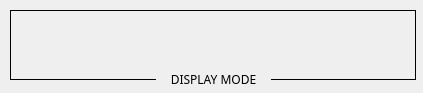
<?xml version="1.0" encoding="UTF-8"?>
<ui version="4.0">
 <class>zone_displayMode</class>
 <widget class="QWidget" name="zone_displayMode">
  <property name="geometry">
   <rect>
    <x>0</x>
    <y>0</y>
    <width>423</width>
    <height>93</height>
   </rect>
  </property>
  <property name="minimumSize">
   <size>
    <width>0</width>
    <height>0</height>
   </size>
  </property>
  <property name="maximumSize">
   <size>
    <width>423</width>
    <height>93</height>
   </size>
  </property>
  <property name="windowTitle">
   <string>Form</string>
  </property>
  <widget class="QFrame" name="frame">
   <property name="geometry">
    <rect>
     <x>10</x>
     <y>10</y>
     <width>406</width>
     <height>70</height>
    </rect>
   </property>
   <property name="frameShape">
    <enum>QFrame::Box</enum>
   </property>
   <property name="frameShadow">
    <enum>QFrame::Plain</enum>
   </property>
   <layout class="QHBoxLayout" name="horizontalLayout">
    <item>
     <widget class="QPushButton" name="pushButton_6">
      <property name="minimumSize">
       <size>
        <width>50</width>
        <height>50</height>
       </size>
      </property>
      <property name="maximumSize">
       <size>
        <width>50</width>
        <height>50</height>
       </size>
      </property>
      <property name="styleSheet">
       <string notr="true">QPushButton {image: url(':/display_mode/img/Display Mode/HM.png')}
QPushButton:checked {image: url(':/display_mode/img/Display Mode/HM_pressed.png')}</string>
      </property>
      <property name="text">
       <string/>
      </property>
      <property name="checkable">
       <bool>true</bool>
      </property>
      <property name="flat">
       <bool>true</bool>
      </property>
     </widget>
    </item>
    <item>
     <widget class="QPushButton" name="pushButton_2">
      <property name="minimumSize">
       <size>
        <width>50</width>
        <height>50</height>
       </size>
      </property>
      <property name="maximumSize">
       <size>
        <width>50</width>
        <height>50</height>
       </size>
      </property>
      <property name="styleSheet">
       <string notr="true">QPushButton {image: url(':/display_mode/img/Display Mode/RR.png')}
QPushButton:checked {image: url(':/display_mode/img/Display Mode/RR_pressed.png')}</string>
      </property>
      <property name="text">
       <string/>
      </property>
      <property name="checkable">
       <bool>true</bool>
      </property>
      <property name="flat">
       <bool>true</bool>
      </property>
     </widget>
    </item>
    <item>
     <widget class="QPushButton" name="pushButton_4">
      <property name="minimumSize">
       <size>
        <width>50</width>
        <height>50</height>
       </size>
      </property>
      <property name="maximumSize">
       <size>
        <width>50</width>
        <height>50</height>
       </size>
      </property>
      <property name="styleSheet">
       <string notr="true">QPushButton {image: url(':/display_mode/img/Display Mode/OWN_CURS.png')}
QPushButton:checked {image: url(':/display_mode/img/Display Mode/OWN_CURS_pressed.png')}</string>
      </property>
      <property name="text">
       <string/>
      </property>
      <property name="checkable">
       <bool>true</bool>
      </property>
      <property name="flat">
       <bool>true</bool>
      </property>
     </widget>
    </item>
    <item>
     <widget class="QPushButton" name="pushButton_7">
      <property name="minimumSize">
       <size>
        <width>50</width>
        <height>50</height>
       </size>
      </property>
      <property name="maximumSize">
       <size>
        <width>50</width>
        <height>50</height>
       </size>
      </property>
      <property name="styleSheet">
       <string notr="true">QPushButton {image: url(':/display_mode/img/Display Mode/SYMB_LARGE.png')}
QPushButton:checked {image: url(':/display_mode/img/Display Mode/SYMB_LARGE_pressed.png')}</string>
      </property>
      <property name="text">
       <string/>
      </property>
      <property name="checkable">
       <bool>true</bool>
      </property>
      <property name="flat">
       <bool>true</bool>
      </property>
     </widget>
    </item>
    <item>
     <widget class="QPushButton" name="pushButton">
      <property name="minimumSize">
       <size>
        <width>50</width>
        <height>50</height>
       </size>
      </property>
      <property name="maximumSize">
       <size>
        <width>50</width>
        <height>50</height>
       </size>
      </property>
      <property name="styleSheet">
       <string notr="true">QPushButton {image: url(':/display_mode/img/Display Mode/TM.png')}
QPushButton:checked {image: url(':/display_mode/img/Display Mode/TM_pressed.png')}</string>
      </property>
      <property name="text">
       <string/>
      </property>
      <property name="checkable">
       <bool>true</bool>
      </property>
      <property name="flat">
       <bool>true</bool>
      </property>
     </widget>
    </item>
    <item>
     <widget class="QPushButton" name="pushButton_3">
      <property name="minimumSize">
       <size>
        <width>50</width>
        <height>50</height>
       </size>
      </property>
      <property name="maximumSize">
       <size>
        <width>50</width>
        <height>50</height>
       </size>
      </property>
      <property name="styleSheet">
       <string notr="true">QPushButton {image: url(':/display_mode/img/Display Mode/EMERG.png')}
QPushButton:checked {image: url(':/display_mode/img/Display Mode/EMERG_pressed.png')}</string>
      </property>
      <property name="text">
       <string/>
      </property>
      <property name="checkable">
       <bool>true</bool>
      </property>
      <property name="flat">
       <bool>true</bool>
      </property>
     </widget>
    </item>
    <item>
     <widget class="QPushButton" name="pushButton_5">
      <property name="minimumSize">
       <size>
        <width>50</width>
        <height>50</height>
       </size>
      </property>
      <property name="maximumSize">
       <size>
        <width>50</width>
        <height>50</height>
       </size>
      </property>
      <property name="toolTip">
       <string/>
      </property>
      <property name="styleSheet">
       <string notr="true">QPushButton {image: url(':/display_mode/img/Display Mode/SYST_ALARM.png')}
QPushButton:checked {image: url(':/display_mode/img/Display Mode/SYST_ALARM_pressed.png')}</string>
      </property>
      <property name="text">
       <string/>
      </property>
      <property name="checkable">
       <bool>true</bool>
      </property>
      <property name="flat">
       <bool>true</bool>
      </property>
     </widget>
    </item>
   </layout>
  </widget>
  <widget class="QLabel" name="label">
   <property name="geometry">
    <rect>
     <x>156</x>
     <y>70</y>
     <width>115</width>
     <height>19</height>
    </rect>
   </property>
   <property name="font">
    <font>
     <family>Bahnschrift</family>
    </font>
   </property>
   <property name="autoFillBackground">
    <bool>true</bool>
   </property>
   <property name="text">
    <string>DISPLAY MODE</string>
   </property>
   <property name="alignment">
    <set>Qt::AlignCenter</set>
   </property>
  </widget>
 </widget>
 <resources/>
 <connections/>
</ui>
